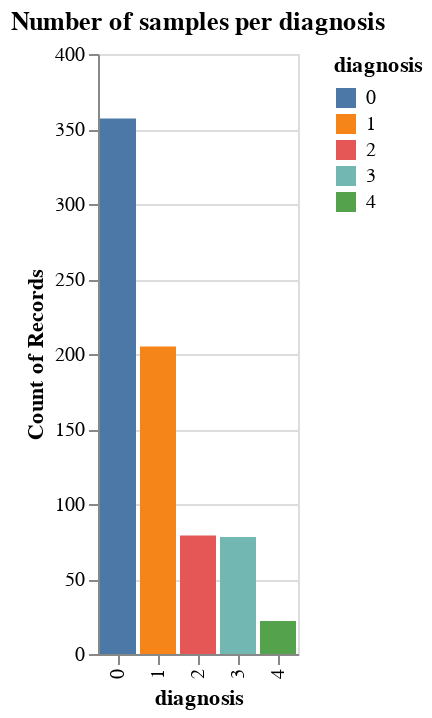

Here is the notebook cell this chart was saved with:
### Markdown cell above
This graph shows that there is a class imbalance. class `0` is so underrepresented. This is a sampling bias that could potentially impact our model.

### Code cell
Chart(heart).mark_bar().encode(
    X("diagnosis"), Y("count()"), color="diagnosis",
    tooltip="count()").properties(title="Number of samples per diagnosis")

### Figure 1 — Vega-Lite specification as saved in the notebook (floating-point values rounded to 4 significant figures; data arrays with more than 128 entries replaced by an {"elided": "..."} marker saying what was removed)
{"config": {"view": {"continuousWidth": 400, "continuousHeight": 300}}, "data": {"name": "data-9c5c541ff0505177026c42e372cebf79"}, "mark": "bar", "encoding": {"color": {"field": "diagnosis", "type": "nominal"}, "tooltip": {"aggregate": "count", "type": "quantitative"}, "x": {"field": "diagnosis", "type": "nominal"}, "y": {"aggregate": "count", "type": "quantitative"}}, "title": "Number of samples per diagnosis", "$schema": "https://vega.github.io/schema/vega-lite/v4.17.0.json", "datasets": {"data-9c5c541ff0505177026c42e372cebf79": {"elided": "741 records"}}}
